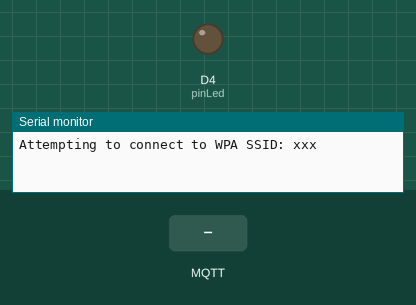
Bench run of a sketch on a simulated Arduino Uno R4 WiFi. Parts: output pins drawn as LEDs (lit = HIGH), the last lines printed to the serial monitor. The test bench sets the inputs (shaded band). WiFi joins after 1.5 s; servers stay silent unless stated; random numbers use the default seed unless the sketch sets one; no MQTT or app messages arrive unless stated.

Above: at 0.1 s.
At 2.7 s:
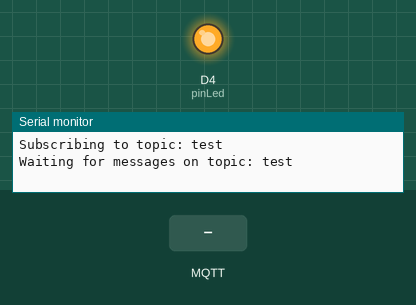
2.8 s: MQTT message "1" arrives on the first subscribed topic
6.0 s: MQTT message "on" arrives on the first subscribed topic
9.0 s: MQTT message "off" arrives on the first subscribed topic
Timing chart, 0 to 12.0 s (numbered marks = the images above; inputs shaded):
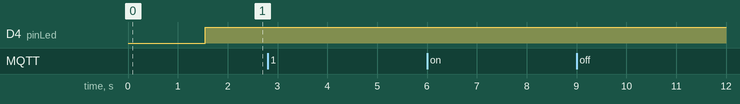

The sketch:

first_mqtt_test.ino
```cpp
#include "WiFiS3.h"
#include <ArduinoMqttClient.h>

char ssid[] = "xxx";    // your network SSID (name)
char pass[] = "yyy";    // your network password

char mqtt_user[] = "admin";
char mqtt_pass[] = "pass";


WiFiClient wifiClient;
MqttClient mqttClient(wifiClient);

const char broker[] = "192.168.1.22"; //IP address of the EMQX broker.
int        port     = 1883;
const char subscribe_topic[]  = "test";
const char publish_topic[]  = "test";

#define pinLed 4


void setup() {
  pinMode(pinLed, OUTPUT);

  // Create serial connection and wait for it to become available.
  Serial.begin(9600);
  while (!Serial) {
    ;
  }

  // Connect to WiFi
  Serial.print("Attempting to connect to WPA SSID: ");
  Serial.println(ssid);
  while (WiFi.begin(ssid, pass) != WL_CONNECTED) {
    // failed, retry
    Serial.print(".");
    delay(5000);
  }

  Serial.println("You're connected to the network");
  Serial.println();

  // You can provide a username and password for authentication
  mqttClient.setUsernamePassword(mqtt_user, mqtt_pass);

  Serial.print("Attempting to connect to the MQTT broker.");

  if (!mqttClient.connect(broker, port)) {
    Serial.print("MQTT connection failed! Error code = ");
    Serial.println(mqttClient.connectError());

    while (1);
  }

  Serial.println("You're connected to the MQTT broker!");

  Serial.print("Subscribing to topic: ");
  Serial.println(subscribe_topic);

  // subscribe to a topic
  mqttClient.subscribe(subscribe_topic);

  // topics can be unsubscribed using:
  // mqttClient.unsubscribe(topic);

  Serial.print("Waiting for messages on topic: ");
  Serial.println(subscribe_topic);
}

void loop() {
  int messageSize = mqttClient.parseMessage();
  if (messageSize) {
    // we received a message, print out the topic and contents
    Serial.print("Received a message with topic '");
    Serial.print(mqttClient.messageTopic());
    Serial.print("', length ");
    Serial.print(messageSize);
    Serial.println(" bytes:");

    // use the Stream interface to print the contents
    while (mqttClient.available()) {
      Serial.print((char)mqttClient.read());
    }
    Serial.println();
  }

  // send message, the Print interface can be used to set the message contents
  digitalWrite(pinLed, true);
  delay(3000);
  mqttClient.beginMessage(publish_topic);
  mqttClient.print(random(1000));
  mqttClient.endMessage();

}
```
